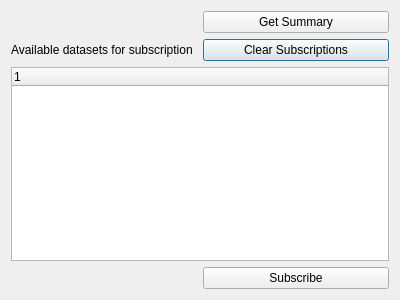
<?xml version="1.0" encoding="UTF-8"?>
<ui version="4.0">
 <class>getSummaryDialog</class>
 <widget class="QDialog" name="getSummaryDialog">
  <property name="geometry">
   <rect>
    <x>0</x>
    <y>0</y>
    <width>400</width>
    <height>300</height>
   </rect>
  </property>
  <property name="windowTitle">
   <string>Dialog</string>
  </property>
  <layout class="QGridLayout" name="gridLayout">
   <item row="2" column="0" colspan="2">
    <widget class="QTreeWidget" name="summaryTree">
     <column>
      <property name="text">
       <string notr="true">1</string>
      </property>
     </column>
    </widget>
   </item>
   <item row="1" column="1">
    <widget class="QPushButton" name="unsubButton">
     <property name="text">
      <string>Clear Subscriptions</string>
     </property>
    </widget>
   </item>
   <item row="0" column="1">
    <widget class="QPushButton" name="getSummaryButton">
     <property name="text">
      <string>Get Summary</string>
     </property>
    </widget>
   </item>
   <item row="1" column="0">
    <widget class="QLabel" name="infoBox">
     <property name="text">
      <string>Available datasets for subscription</string>
     </property>
    </widget>
   </item>
   <item row="3" column="1">
    <widget class="QPushButton" name="subButton">
     <property name="text">
      <string>Subscribe</string>
     </property>
    </widget>
   </item>
  </layout>
 </widget>
 <resources/>
 <connections/>
</ui>
